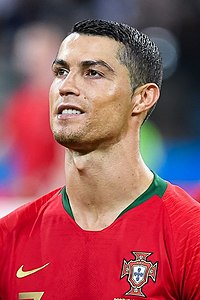
#> input picture ronaldo-1.jpg, 200 x 300 px
$ python drop_file_image.py
#> lines starting #> are read from the running program, lines starting #| are printed output that depends on the picture; after the words box and inside, x2 and y2 are one past the last pixel; in counts of white or black regions, pixels touching at a corner belong together
import cv2
image_path = 'ronaldo-1.jpg'

cascadeFilePath="haarcascade_frontalface_default.xml"

cascade = cv2.CascadeClassifier(cascadeFilePath)

image = cv2.imread(image_path)
#> image is the input picture: shape (300, 200, 3); mean B, G, R 90.3, 82.7, 155.3

gray = cv2.cvtColor(image, cv2.COLOR_BGR2GRAY)
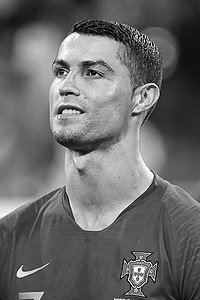
#> gray: shape (300, 200); min 0, max 255, mean 105.3

scale_factor = 1.2
min_neighbors = 3
min_size = (100, 100)

rect = cascade.detectMultiScale(gray, scaleFactor=scale_factor, minNeighbors=min_neighbors,minSize=min_size)
#> rect = [[17, 24, 121, 121]]

if len(rect) >= 0:
    for(x,y,w,h) in rect:
        cv2.rectangle(image, (x, y), (x + w, y + h), (0, 255, 0), 2)
        roi = image[y:y+h, x:x+w]
#> this loop made 1 pass
#> pass 1, `roi = image[y:y+h, x:x+w]`:
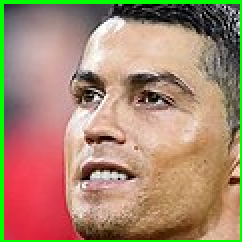
#> roi: shape (121, 121, 3) (shown 2 times larger); mean B, G, R 111.4, 136.2, 167.6
#> after the loop:
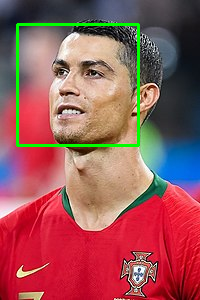
#> image: shape (300, 200, 3); 2.41% of pixels changed, all inside (x1, y1, x2, y2) = (16, 23, 140, 147)

cv2.imshow("hello", roi)
cv2.waitKey(0)
